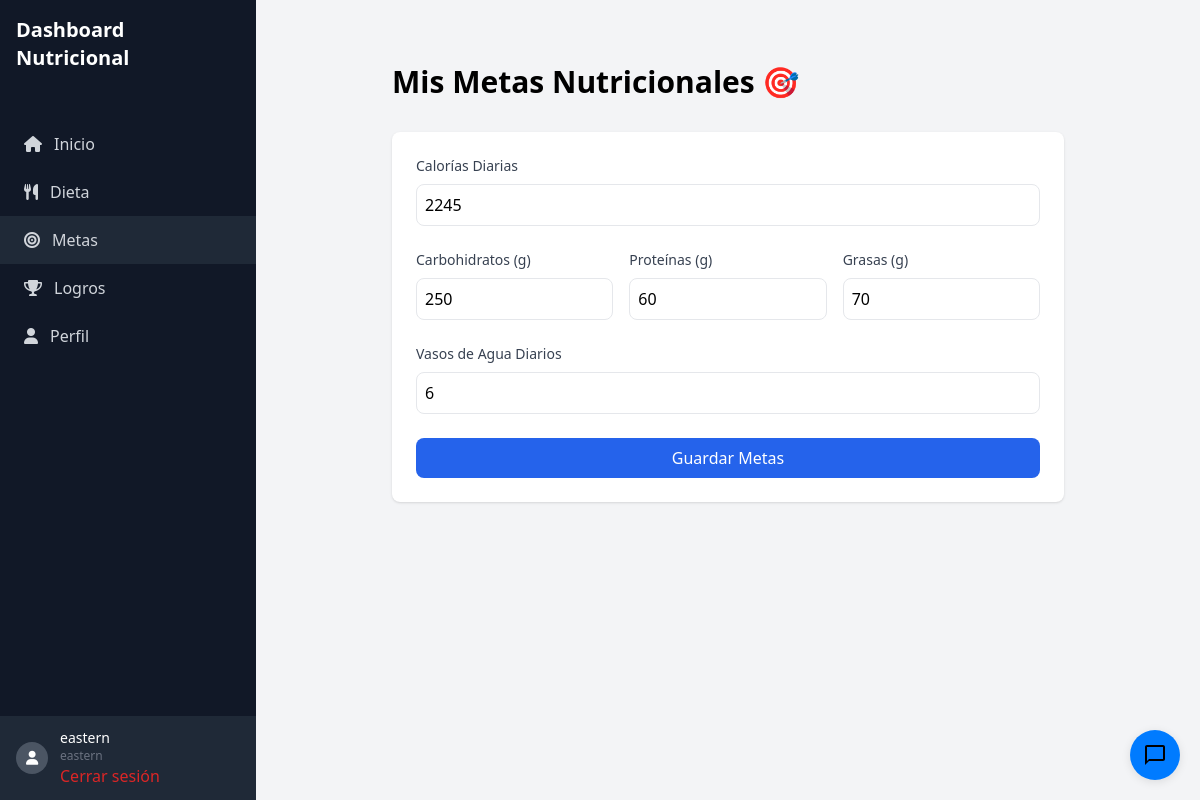
Screenshot of /metas/ (signed in) with the database file from the repository.
### metas/models.py (models this page shows)
class MetaNutricional(models.Model):
    usuario = models.ForeignKey(User, on_delete=models.CASCADE)
    calorias_diarias = models.IntegerField(default=2000)
    carbohidratos_diarios = models.IntegerField(default=250)
    proteinas_diarias = models.IntegerField(default=60)
    grasas_diarias = models.IntegerField(default=70)
    vasos_agua = models.IntegerField(default=8)
    veces_completadas = models.IntegerField(default=0)

### metas/views.py (the view)
# urls.py: path('metas/', metas_view, name='metas'),
@login_required
def metas_view(request):
    metas, creado = MetaNutricional.objects.get_or_create(usuario=request.user)
    if request.method == 'POST':
        form = MetaNutricionalForm(request.POST, instance=metas)
        if form.is_valid():
            meta = form.save(commit=False)
            meta.usuario = request.user
            meta.save()
            return redirect('metas:metas')
    else:
        form = MetaNutricionalForm(instance=metas)
    context = {
        'form': form,
        'metas': metas
    }
    return render(request, 'modulos/metas.html', context)

### metas/forms.py
class MetaNutricionalForm(forms.ModelForm):
    class Meta:
        model = MetaNutricional
        fields = ['calorias_diarias', 'carbohidratos_diarios', 'proteinas_diarias', 'grasas_diarias', 'vasos_agua']
        widgets = {
            'calorias_diarias': forms.NumberInput(attrs={'class': 'w-full p-2 border rounded-lg'}),
            'carbohidratos_diarios': forms.NumberInput(attrs={'class': 'w-full p-2 border rounded-lg'}),
            'proteinas_diarias': forms.NumberInput(attrs={'class': 'w-full p-2 border rounded-lg'}),
            'grasas_diarias': forms.NumberInput(attrs={'class': 'w-full p-2 border rounded-lg'}),
            'vasos_agua': forms.NumberInput(attrs={'class': 'w-full p-2 border rounded-lg'}),
        }

### templates/modulos/metas.html (shortened to what this page needs)
{% extends 'base.html' %}
{% load static %}
{% block content %}
<div class="container mx-auto px-4 py-8">
    <div class="max-w-2xl mx-auto">
        <h1 class="text-3xl font-bold mb-8">Mis Metas Nutricionales 🎯</h1>
        <div class="bg-white rounded-lg shadow p-6">
            <form method="POST">
                <div class="mb-6">
                    <label class="block text-sm font-medium text-gray-700 mb-2">
                        Calorías Diarias
                    </label>
                    {{ form.calorias_diarias }}
                </div>
                <div class="grid grid-cols-3 gap-4 mb-6">
                    <div>
                        <label class="block text-sm font-medium text-gray-700 mb-2">
                            Carbohidratos (g)
                        </label>
                        {{ form.carbohidratos_diarios }}
                    </div>
                    <div>
                        <label class="block text-sm font-medium text-gray-700 mb-2">
                            Proteínas (g)
                        </label>
                        {{ form.proteinas_diarias }}
                    </div>
                    <div>
                        <label class="block text-sm font-medium text-gray-700 mb-2">
                            Grasas (g)
                        </label>
                        {{ form.grasas_diarias }}
                    </div>
                </div>
                <div class="mb-6">
                    <label class="block text-sm font-medium text-gray-700 mb-2">
                        Vasos de Agua Diarios
                    </label>
                    {{ form.vasos_agua }}
                </div>
                <button type="submit" class="w-full bg-blue-600 text-white py-2 px-4 rounded-lg hover:bg-blue-700 transition-colors">
                    Guardar Metas
                </button>
            </form>
        </div>
    </div>
</div>
{% endblock %}

### templates/base.html (shortened to what this page needs)
{% load static %}
<!DOCTYPE html>
<html lang="es">
<head>
    <script src="https://cdn.tailwindcss.com"></script>
    <link rel="stylesheet" href="https://cdnjs.cloudflare.com/ajax/libs/font-awesome/6.0.0/css/all.min.css">
</head>
<body class="bg-gray-100">
    <div class="flex flex-col md:flex-row h-screen">
        <div class="w-full md:w-64 bg-gray-900 text-white">
            <div class="p-4">
                <h1 class="text-xl font-semibold">Dashboard Nutricional</h1>
            </div>
            <nav class="mt-8">
                <a href="{% url 'dieta:dashboard' %}"
                   class="flex items-center px-6 py-3 text-gray-300 hover:bg-gray-800 {% if request.resolver_match.url_name == 'dashboard' %}bg-gray-800{% endif %}">
                    <i class="fas fa-home mr-3"></i>
                    <span>Inicio</span>
                </a>
                <a href="{% url 'dieta:dieta' %}"
                   class="flex items-center px-6 py-3 text-gray-300 hover:bg-gray-800 {% if request.resolver_match.url_name == 'dieta' %}bg-gray-800{% endif %}">
                    <i class="fas fa-utensils mr-3"></i>
                    <span>Dieta</span>
                </a>
                <a href="{% url 'metas:metas' %}"
                   class="flex items-center px-6 py-3 text-gray-300 hover:bg-gray-800 {% if request.resolver_match.url_name == 'metas' %}bg-gray-800{% endif %}">
                    <i class="fas fa-bullseye mr-3"></i>
                    <span>Metas</span>
                </a>
                <a href="{% url 'logros:lista_logros' %}"
                   class="flex items-center px-6 py-3 text-gray-300 hover:bg-gray-800 {% if request.resolver_match.url_name == 'lista_logros' %}bg-gray-800{% endif %}">
                    <i class="fas fa-trophy mr-3"></i>
                    <span>Logros</span>
                </a>
                <a href="{% url 'info_usuarios:perfil_usuario' %}"
                   class="flex items-center px-6 py-3 text-gray-300 hover:bg-gray-800 {% if request.resolver_match.url_name == 'perfil_usuario' %}bg-gray-800{% endif %}">
                    <i class="fas fa-user mr-3"></i>
                    <span>Perfil</span>
                </a>
            </nav>
            <div class="absolute bottom-0 w-full md:w-64 bg-gray-800">
                <div class="flex items-center px-4 py-3">
                    <div class="w-8 h-8 rounded-full bg-gray-600 flex items-center justify-center">
                        <i class="fas fa-user text-sm"></i>
                    </div>
                    <div class="ml-3">
                        <p class="text-sm font-medium">{{ user.username }}</p>
                        <p class="text-xs text-gray-500">{{ user.username }}</p>
                        <a href="{% url 'logout' %}" class="text-red-600 hover:text-red-800">
                            Cerrar sesión
                        </a>
                    </div>
                </div>
            </div>
        </div>
        <div class="flex-1 flex flex-col overflow-hidden">
            <main class="flex-1 overflow-y-auto bg-gray-100 p-4 md:p-8">
                {% block content %}
                {% endblock content %}
            </main>
        </div>
    </div>
    <div class="chat-widget" id="chatWidget">
        <button class="chat-toggle" id="chatToggle">
            <svg class="chat-icon" viewBox="0 0 24 24">
                <path d="M20 2H4c-1.1 0-2 .9-2 2v18l4-4h14c1.1 0 2-.9 2-2V4c0-1.1-.9-2-2-2zm0 14H6l-2 2V4h16v12z"/>
            </svg>
        </button>
    </div>
</body>
</html>

### templates/base.html (style rules this page uses)
.chat-widget { position: fixed; bottom: 20px; right: 20px; z-index: 1000; }
.chat-toggle { display: flex; align-items: center; justify-content: center; width: 50px; height: 50px; background: #007bff; color: white; border: none; border-radius: 50%; cursor: pointer; box-shadow: 0 2px 10px rgba(0, 0, 0, 0.1); }
.chat-toggle svg { width: 24px; height: 24px; }

### rows the page displays
MetaNutricional: calorias_diarias "2245", carbohidratos_diarios "250", proteinas_diarias "60", grasas_diarias "70", vasos_agua "6"

### other values shown
{{ user.username }} "eastern"
